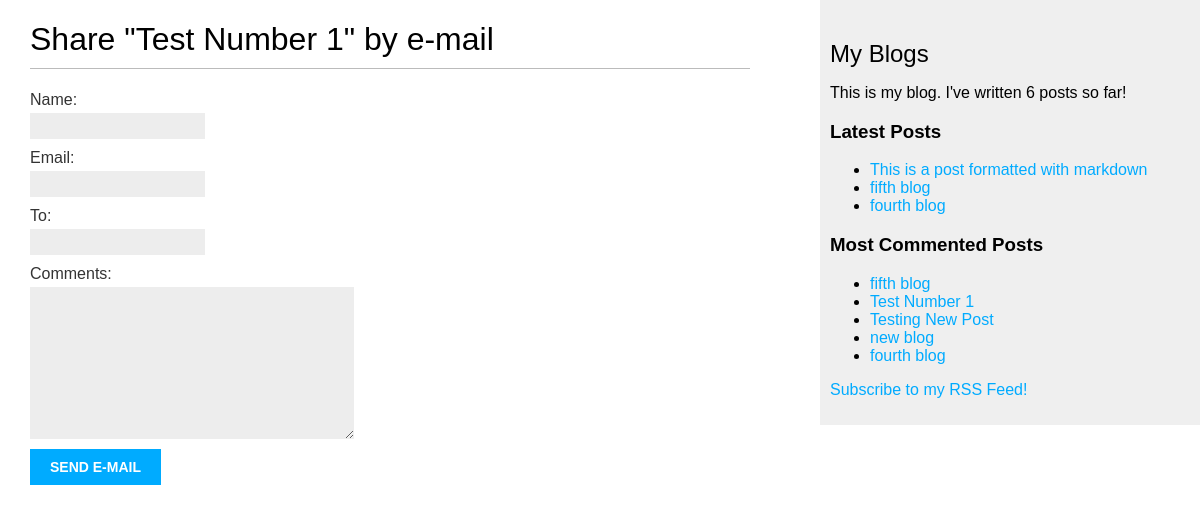
Screenshot of /blog/1/share with the database file from the repository.
### blog/models.py (models this page shows, shortened)
class Post(models.Model):
    STATUS_CHOICES = (
        ('draft', 'Draft'),
        ('published', 'Published'),
    )
    title = models.CharField(max_length=250)
    slug = models.SlugField(max_length=250,
                            unique_for_date='publish')
    author = models.ForeignKey(User,
                            on_delete=models.CASCADE,
                            related_name='blog_posts')
    body = models.TextField()
    publish = models.DateTimeField(default=timezone.now)
    created = models.DateTimeField(auto_now_add=True)
    updated = models.DateTimeField(auto_now=True)
    status = models.CharField(max_length=10,
                            choices=STATUS_CHOICES,
                            default='draft')
    objects = models.Manager()
    published = PublishedManager()
    tags = TaggableManager()
    def get_absolute_url(self):
        return reverse('blog:post_detail', args=[self.publish.year,
                                                self.publish.month,
                                                self.publish.day,
                                                self.slug])
    class Meta:
        ordering = ('-publish',)

### blog/views.py (the view)
# urls.py: path('<int:post_id>/share', views.post_share, name="post_share"),
def post_share(request, post_id):
    post = get_object_or_404(Post, id=post_id, status='published')
    sent = False
    if request.method == 'POST':
        form = EmailPostForm(request.POST)
        if form.is_valid():
            cd = form.cleaned_data
            post_url = request.build_absolute_uri(post.get_absolute_url())
            subject = f"{cd['name']} recommends you read {post.title}"
            message = f"Read {post.title} at {post_url}\n\n{cd['name']}'s comments: {cd['comments']}"
            send_mail(subject, message, 'cgarlick94@gmail.com', [cd['to']])
            sent = True
    else:
        form = EmailPostForm()
    return render(request, 'blog/post/share.html', {'post': post, 'form': form})

### blog/forms.py
class EmailPostForm(forms.Form):
    name = forms.CharField(max_length=25)
    email = forms.EmailField()
    to = forms.EmailField()
    comments = forms.CharField(required=False, widget=forms.Textarea)

### blog/models.py (called while the page is built)
    def get_queryset(self):
        return super(PublishedManager, self).get_queryset().filter(status='published')

### blog/templatetags/blog_tags.py (called while the page is built)
@register.simple_tag
def total_posts():
    return Post.published.count()

@register.inclusion_tag('blog/post/latest_posts.html')
def show_latest_posts(count=5):
    latest_posts = Post.published.order_by('-publish')[:count]
    return {'latest_posts': latest_posts}

@register.simple_tag
def get_most_commented_posts(count=5):
    return Post.published.annotate(total_comments=Count('comments')).order_by('-total_comments')[:count]

### blog/templates/blog/post/share.html (shortened to what this page needs)
{% extends 'blog/base.html' %}
{% block content %}
    {% if sent %}
        <h1>E-mail successfully sent</h1>
        <p>"{{ post.title }}" was successfully sent to {{ form.cleaned_data.to }}</p>
    {% else %}
        <h1>Share "{{ post.title }}" by e-mail</h1>
        <form method="post">
            {{ form.as_p }}
            <input type="submit" value="Send E-mail">
        </form>
    {% endif %}
{% endblock %}

### blog/templates/blog/base.html (shortened to what this page needs)
<!DOCTYPE html>
{% load blog_tags %}
{% load static %}
<html lang="en">
<head>
    <link rel="stylesheet" href="{% static 'css/blog.css' %}">
</head>
<body>
    <div id="content">
        {% block content %}
        {% endblock %}
    </div>
    <div id="sidebar">
        <h2>My Blogs</h2>
        <p>This is my blog. I've written {% total_posts %} posts so far!</p>
        <h3>Latest Posts</h3>
        {% show_latest_posts 3 %}
        <h3>Most Commented Posts</h3>
        {% get_most_commented_posts as most_commented_posts %}
        <ul>
            {% for post in most_commented_posts %}
                <li>
                    <a href="{{ post.get_absolute_url }}">{{ post.title }}</a>
                </li>
            {% endfor %}
        </ul>
        <p>
            <a href="{% url 'blog:post_feed' %}">Subscribe to my RSS Feed!</a>
        </p>
    </div>
</body>
</html>

### blog/templates/blog/post/latest_posts.html
<ul>
    {% for post in latest_posts %}
        <li>
            <a href="{{ post.get_absolute_url }}">{{ post.title }}</a>
        </li>
    {% endfor %}
</ul>

### static/css/blog.css (style rules this page uses)
body { margin:0; padding:0; font-family:helvetica, sans-serif; }
a { color:#00abff; text-decoration:none; }
h1 { font-weight:normal; border-bottom:1px solid #bbb; padding:0 0 10px 0; }
h2 { font-weight:normal; margin:30px 0 0; }
#content { float:left; width:60%; padding:0 0 0 30px; }
#sidebar { float:right; width:30%; padding:10px; background:#efefef; height:100%; }
label { float:left; clear:both; color:#333; margin-bottom:4px; }
input, textarea { clear:both; float:left; margin:0 0 10px; background:#ededed; border:0; padding:6px 10px; font-size:12px; }
input[type=submit] { font-weight:bold; background:#00abff; color:#fff; padding:10px 20px; font-size:14px; text-transform:uppercase; }

### rows the page displays
Post: title "Test Number 1"
Post: title "This is a post formatted with markdown"
Post: title "fifth blog"
Post: title "fourth blog"
Post: title "Testing New Post"
Post: title "new blog"
